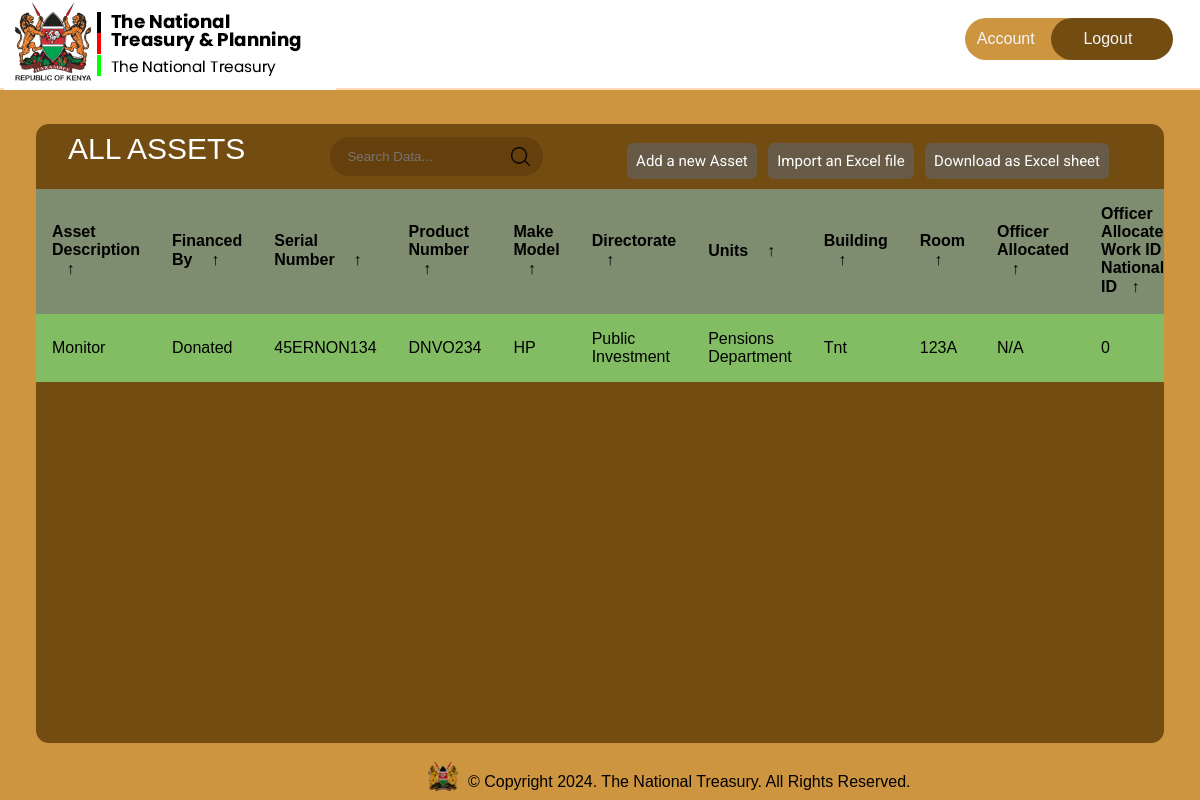
Screenshot of / (signed in) with the database file from the repository.
### inventory/models.py (models this page shows, shortened)
class Asset(db.Model):
    idassets = db.Column(db.Integer, primary_key=True)
    asset_description = db.Column(db.Text, nullable=False)
    financed_by = db.Column(db.Text, default="N/A")
    serial_number = db.Column(db.Text, nullable=False, unique=True)
    product_number = db.Column(db.Text, nullable=False)
    make_model = db.Column(db.Text, nullable=False)
    directorate = db.Column(db.Text, nullable=False)
    units = db.Column(db.Text, nullable=False)
    building = db.Column(db.Text, nullable=False)
    room = db.Column(db.Integer, nullable=False)
    officer_allocated = db.Column(db.Text, default="N/A")
    officer_contact_info = db.Column(db.Text, default="0")
    state = db.Column(db.Text, nullable=False)
    recorded_by = db.Column(db.Text, nullable=False)

### inventory/routes.py (the view)
@app.route("/")
def index():
    assets = Asset.query.all()
    return render_template("index.html", assets=assets)

### inventory/models.py (called while the page is built)
@login_manager.user_loader
def load_user(user_id):
    return User.query.get(int(user_id))

### inventory/templates/index.html (shortened to what this page needs)
{% extends "base.html" %}
{% if current_user.is_authenticated %}
{% block head %}
{{ super() }}
<link rel="stylesheet" href="{{ url_for('static', filename='css/assets_table.css') }}">
{% endblock head %}
{% endif %}
{% block navlinks %}
	{%if current_user.is_authenticated%}
		<a href="{{url_for('profile')}}" class="links signup">Account</a>
		<a href="{{url_for('logout')}}" class="links login">Logout</a>
	{% else %}
		<a href="{{url_for('register')}}" class="links signup">Sign up</a>
		<a href="{{url_for('login')}}" class="links login">Login</a>
	{% endif %}
{% endblock navlinks %}
{% block body %}
{% if not current_user.is_authenticated %}
<div class="heading" style="background-color: rgb(115,76,17)">
	<h2>INVENTORY MANAGEMENT SYSTEM</h2>
</div> <br><br>
<div class="parent">
	<div class="child1">
		<p>The  <b> National Treasury Inventory Management System </b>
			is your comprehensive solution for managing and safeguarding the assets of our nation's treasury.
			Our state-of-the-art platform ensures efficient, secure, and transparent handling of inventory,
			providing a seamless experience for all users.</p>
		<div class="register-login-btns">
			<a href="{{ url_for('register') }}" class="hero-section-btn" role="button"><span class="text">Get Started</span></a>
			<a href="{{ url_for('login') }}" class="hero-section-btn" role="button"><span class="text">Log In</span></a>
		</div>
	</div>
	<div class="child2">
		<img src="{{url_for('static', filename='assets/images/hero.jpeg')}}" alt="">
	</div>
</div>
{% else %}
<div class="main">
    <main class="table" id="customers_table">
        <section class="table__header">
            <a href="{{ url_for('index') }}" class="all-assets-btn" ><h1>All Assets</h1></a>
            <div class="input-group">
                <input type="search" placeholder="Search Data...">
		<img src="{{ url_for('static', filename='assets/images/search.png') }}" alt="">
            </div>
	    <div class="table-links">
		<a href="{{ url_for('create_assets') }}" class="add-asset-link">Add a new Asset</a>
		<button id="import-excel-btn" class="import-excel">Import an Excel file</button>
		<button id="toEXCEL" class="export-excel">Download as
			Excel sheet</button>
	    </div>
        </section>
        <section class="table__body">
            <table>
                <thead>
                    <tr>
                        <th> Asset Description <span class="icon-arrow">&UpArrow;</span></th>
                        <th> Financed by <span class="icon-arrow">&UpArrow;</span></th>
                        <th> Serial Number <span class="icon-arrow">&UpArrow;</span></th>
                        <th> Product Number<span class="icon-arrow">&UpArrow;</span></th>
                        <th> Make Model <span class="icon-arrow">&UpArrow;</span></th>
                        <th> Directorate <span class="icon-arrow">&UpArrow;</span></th>
                        <th> Units <span class="icon-arrow">&UpArrow;</span></th>
                        <th> Building <span class="icon-arrow">&UpArrow;</span></th>
                        <th> Room <span class="icon-arrow">&UpArrow;</span></th>
                        <th> Officer Allocated <span class="icon-arrow">&UpArrow;</span></th>
                        <th> Officer Allocated Work ID / National ID<span class="icon-arrow">&UpArrow;</span></th>
                    </tr>
                </thead>
                <tbody>
					{% for asset in assets %}
					<tr>
						<td>{{ asset.asset_description }}</td>
						<td>{{ asset.financed_by }}</td>
						<td>{{ asset.serial_number }}</td>
						<td>{{ asset.product_number }}</td>
						<td>{{ asset.make_model }}</td>
						<td>{{ asset.directorate }}</td>
						<td>{{ asset.units }}</td>
						<td>{{ asset.building }}</td>
						<td>{{ asset.room }}</td>
						<td>{{ asset.officer_allocated }}</td>
						<td>{{ asset.officer_contact_info }}</td>
					</tr>
						{% endfor %}
                </tbody>
            </table>
        </section>
    </main>
	{% endif %}
{% endblock body %}

### inventory/templates/base.html (shortened to what this page needs)
<!DOCTYPE html>
<html lang="en">
<head>
	{% block head %}
	<link rel="stylesheet" href="https://cdnjs.cloudflare.com/ajax/libs/font-awesome/6.5.1/css/all.min.css"
 />
	<link rel="stylesheet" href="{{ url_for('static',filename='css/style.css') }}">
	{% endblock head %}
</head>
<body>
	<div class="nav">
		<div class="logo">
			<a href="{{ url_for('index') }}"><img
					src=" {{ url_for('static', filename='assets/images/TNT logo.png')  }} "
					alt="treasury logo"></img></a>
		</div>
		<div class="links">
			{% block navlinks %}
			{% endblock navlinks %}
		</div>
	</div>
	{% block body %}
	{% endblock body %}
	<div class="footer">
		<img src="{{ url_for('static', filename='assets/images/tntfooterlogo.png') }}" alt="footer logo"
			width="30" height="30">
		<p>© Copyright <span class="copyright-year"></span>. The National Treasury. All Rights Reserved.</p>
	</div>
</body>
</html>

### inventory/static/css/style.css (style rules this page uses)
* { margin: 0; padding: 0; box-sizing: border-box; color-scheme: light; @import url('https://fonts.googleapis.com/css2?family=Roboto+Mono:ital,wght@0,100..700;1,100..700&display=swap'); }
body { display: flex; flex-direction: column; height: 100%; background-color: #ce9540; }
.nav { display: flex; justify-content: space-between; align-items: center; border-bottom: 2px solid peachpuff; padding-left: 4px; padding-top: 5px; padding-right: 15px; background-color: white; position: sticky; top: 0; height: 90px; width: 100%; }
.links { padding: 12px; display: flex; align-items: center; gap: 32px; border-radius: 34px; margin-bottom: 8px; }
.links>a { text-decoration: none; color: whitesmoke; width: 7.6em; }
.signup { background-color: #CE9540; }
.login { background-color: #734C11; margin-left: -67px; padding-left: 32px; }
.footer { display: flex; align-items: center; gap: 10px; margin-left: 8px; position: fixed; bottom: 0; margin-bottom: 4px; left: 35vw; }
.main { display: flex; flex-direction: column; align-items: center; }
.footer { margin-top: 12px; padding-top: 18px; display: flex; align-items: end; justify-content: center; }

### inventory/static/css/assets_table.css (style rules this page uses)
section { background-color: #734c11; }
body { display: flex; flex-direction: column; height: 100%; background-color: #ce9540; }
.all-assets-btn { text-decoration: none; }
.table-links { margin-top: 20px; margin-right: 16px; }
.table-links>* { padding: 9px; background-color: #675a47; margin-right: 7px; margin-bottom: 12px; color: #fff; font-family: 'Roboto', sans-serif; font-size: 15px; border-radius: 6px; appearance: none; border: none }
.add-asset-link { text-decoration: none; }
h1 { font-size: 30px; color: #fff; text-transform: uppercase; font-weight: 300; text-align: center; margin-bottom: 15px; }
.footer { position: fixed; bottom: 5px; }
* { margin: 0; padding: 0; box-sizing: border-box; font-family: sans-serif; }
td, th { width: 200px; }
main.table { width: 94%; margin: 34px 0px; background-color: #734c11; height: calc(90vh - 101px); backdrop-filter: blur(7px); border-radius: .8rem; overflow: auto; }
tbody { background: #82bd63; }
td { width: 400px; }
.table__header { width: 100%; height: 65px; padding: .8rem 2rem; display: flex; justify-content: space-between; align-items: center; }
.table__header .input-group { width: 20%; height: 100%; background-color: #4a270455; padding: 0 .8rem; border-radius: 2rem; display: flex; justify-content: center; align-items: center; transition: .2s; }
.table__header .input-group img { width: 1.2rem; height: 1.2rem; }
.table__header .input-group input { width: 100%; padding: 0 .5rem 0 .3rem; background-color: transparent; border: none; outline: none; }
table { width: 100%; }
table, th, td { border-collapse: collapse; padding: 1rem; text-align: left; }
thead th { position: sticky; top: 0; left: 0; background-color: #87bbb494; cursor: pointer; text-transform: capitalize; }
tbody tr { --delay: .1s; transition: .5s ease-in-out var(--delay), background-color 0s; }
tbody tr td, tbody tr td p, tbody tr td img { transition: .2s ease-in-out; }
thead th span.icon-arrow { display: inline-block; width: 1.3rem; height: 1.3rem; border-radius: 50%; border: 1.4px solid transparent; text-align: center; font-size: 1rem; margin-left: .5rem; transition: .2s ease-in-out; }

### rows the page displays
Asset: asset_description "Monitor", financed_by "Donated", serial_number "45ERNON134", product_number "DNVO234", make_model "HP", directorate "Public Investment", units "Pensions Department", building "Tnt", room "123A", officer_allocated "N/A", officer_contact_info "0"
